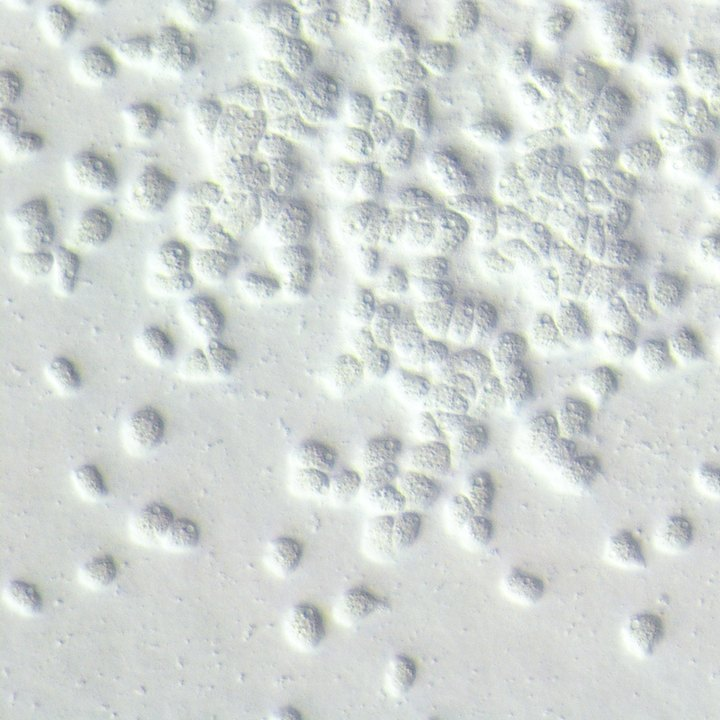
#> input picture atlas/photos/acanth.jpg, 720 x 720 px
$ python -i process_photos.py   (imports and definitions only)
#> lines starting #> are read from the running program, lines starting #| are printed output that depends on the picture; after the words box and inside, x2 and y2 are one past the last pixel; in counts of white or black regions, pixels touching at a corner belong together
#> further down, picture is the input picture: PIL image 720x720 RGB; mean R, G, B 209.2, 214.7, 212.1
# Obróbka zdjęć atlasu: atlas/raw/<plik> → atlas/photos/<klucz>.png|.jpg
#  • "cut"   – wycięcie z jednolitego tła: kolor tła z brzegów, zalewanie od krawędzi (dziury w obiekcie zostają),
#              wygładzona krawędź, przycięcie do obiektu, przezroczysty PNG;
#  • "frame" – zdjęcie bez wycinania (tkanki, preparaty z wypełnionym kadrem, EM), przycięte i zmniejszone.
# Gdy wycięcie wygląda na nieudane (obiekt < 4% albo > 92% kadru), skrypt sam przechodzi na "frame".
import json, os, sys
from collections import deque
import numpy as np
from PIL import Image, ImageFilter

HERE = os.path.dirname(os.path.abspath(__file__))
RAW, OUT = os.path.join(HERE, "raw"), os.path.join(HERE, "photos")
MAXPX = 720

def cutout(img, thr=38):
#> called with thr = 38
    a = np.asarray(img.convert("RGB")).astype(np.int16)
    h, w, _ = a.shape
#> h = 720; w = 720
    edge = np.concatenate([a[0], a[-1], a[:, 0], a[:, -1]])
#> edge = 2880 rows, first 8: [241, 247, 245], [240, 246, 244], [240, 246, 244], [239, 245, 243], [240, 246, 242], [242, 248, 244], [246, 253, 246], [249, 255, 249]
    bg = np.median(edge, axis=0)
#> bg = [210.5, 216, 213]
    dist = np.sqrt(((a - bg) ** 2).sum(axis=2))
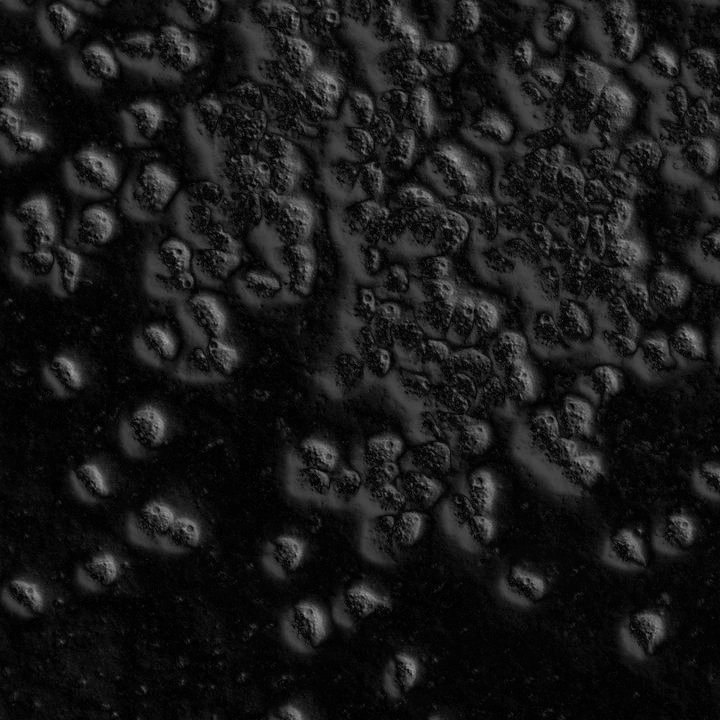
#> dist: shape (720, 720) float64; min 1.12, max 168.4, mean 25.1
    near = dist < thr
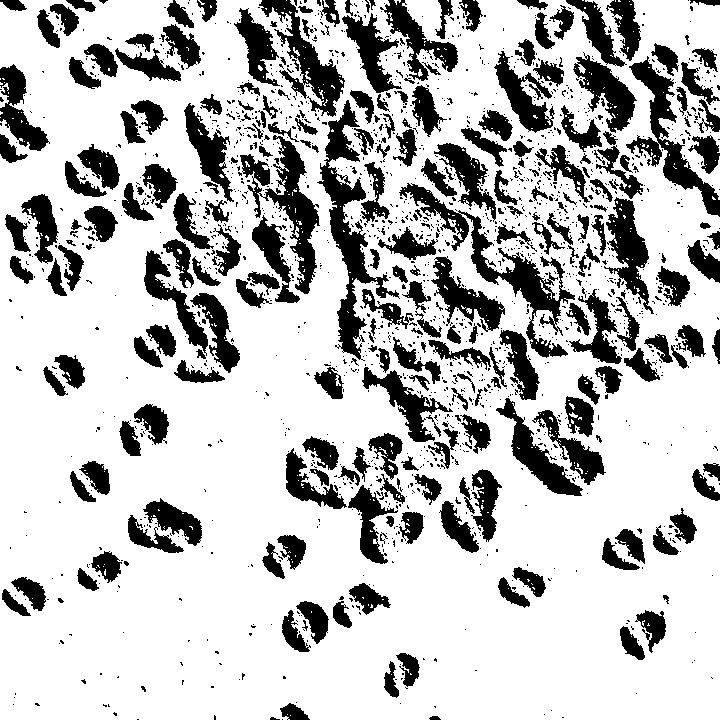
#> near: shape (720, 720) bool; 75% white; 1753 black regions (1489 under 20 px), largest, box (x1, y1, x2, y2) and area: (317, 100, 400, 361) 5061, (399, 183, 575, 358) 4753, (240, 135, 320, 294) 3760
    # zalewanie od brzegów: tłem jest tylko obszar podobny do tła i połączony z krawędzią
    seen = np.zeros((h, w), bool); q = deque()
    for x in range(w):
        for y in (0, h - 1):
            if near[y, x] and not seen[y, x]: seen[y, x] = True; q.append((y, x))
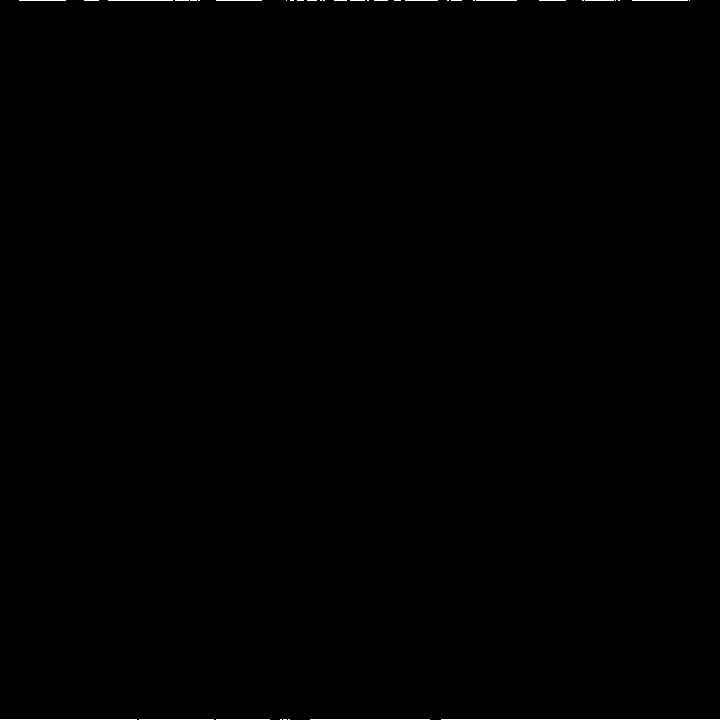
#> seen: shape (720, 720) bool; 0.22% white in thin lines or dots
    for y in range(h):
        for x in (0, w - 1):
            if near[y, x] and not seen[y, x]: seen[y, x] = True; q.append((y, x))
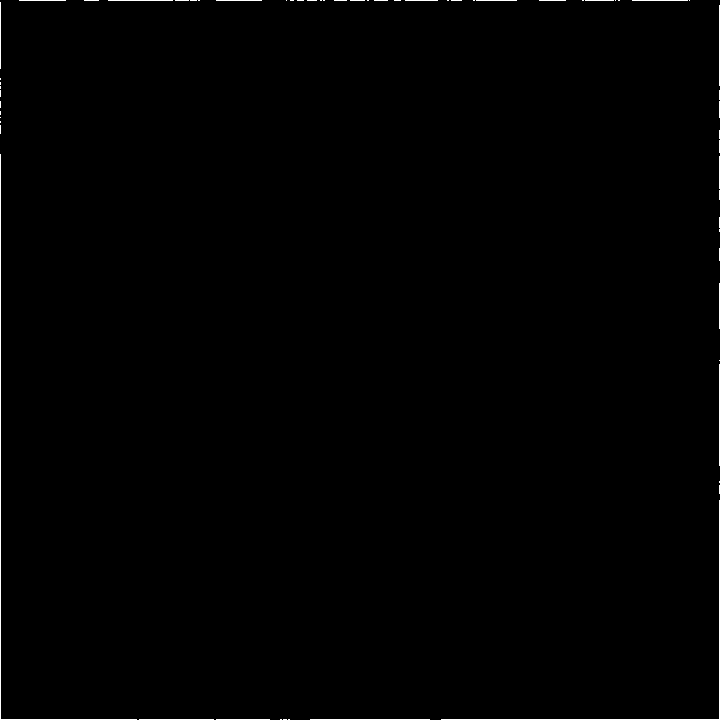
#> seen: shape (720, 720) bool; 0.46% white in thin lines or dots
    while q:
        y, x = q.popleft()
        for ny, nx in ((y + 1, x), (y - 1, x), (y, x + 1), (y, x - 1)):
            if 0 <= ny < h and 0 <= nx < w and near[ny, nx] and not seen[ny, nx]: seen[ny, nx] = True; q.append((ny, nx))
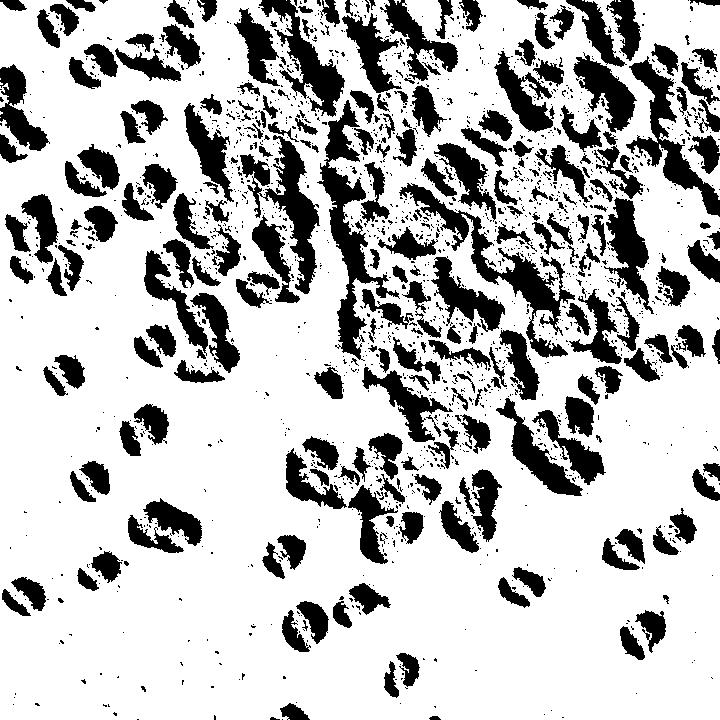
#> seen: shape (720, 720) bool; 74.5% white; 1752 black regions (1487 under 20 px), largest, box (x1, y1, x2, y2) and area: (317, 100, 400, 361) 5151, (399, 183, 575, 358) 4916, (240, 135, 320, 294) 3911
    fg = ~seen
    frac = fg.mean()
#> frac = 0.255
    if frac < 0.04 or frac > 0.92: return None, frac
    alpha = Image.fromarray((fg * 255).astype(np.uint8)).filter(ImageFilter.MaxFilter(3)).filter(ImageFilter.GaussianBlur(1.6))
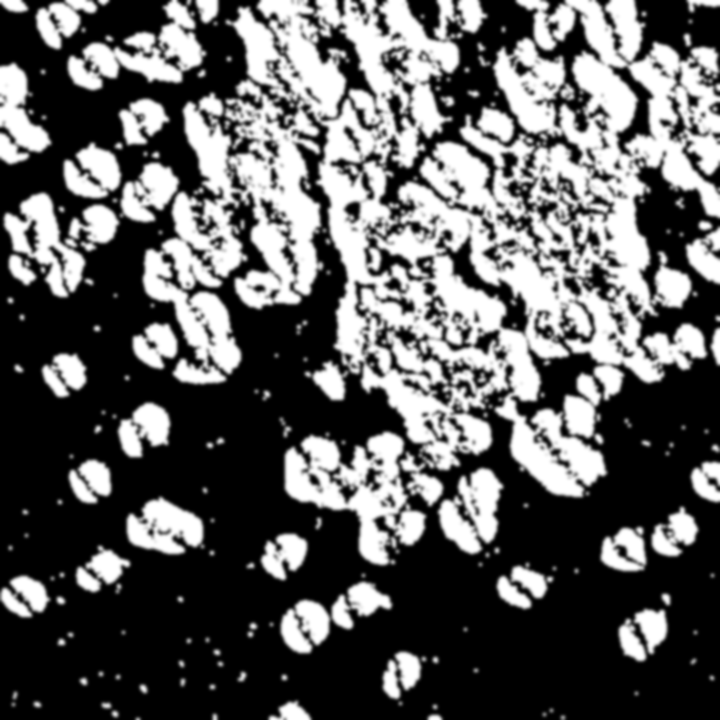
#> alpha: PIL image 720x720 L; min 0, max 255, mean 94.2
    rgba = img.convert("RGBA"); rgba.putalpha(alpha)
#> after `rgba.putalpha(alpha)`:
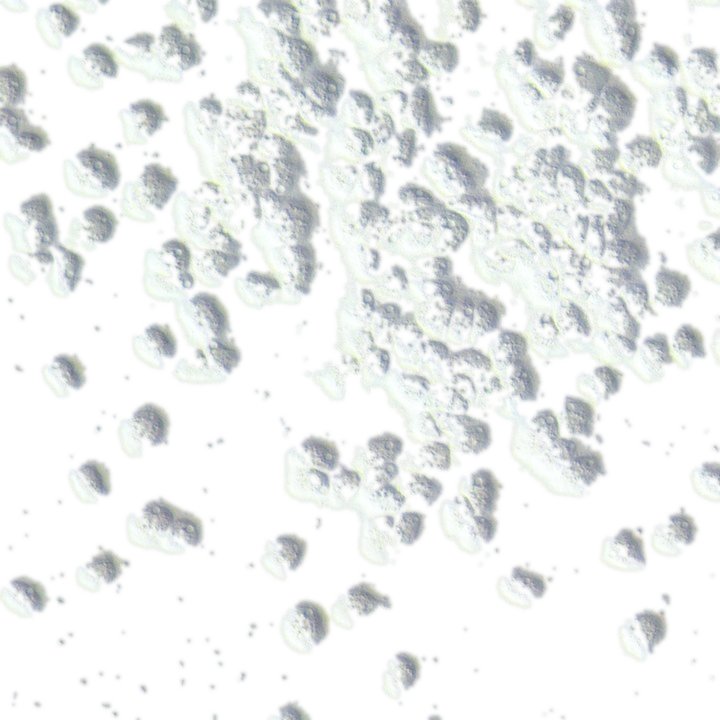
#> rgba: PIL image 720x720 RGBA; mean R, G, B, A 209.2, 214.7, 212.1, 94.2; transparent parts drawn white
    ys, xs = np.nonzero(fg)
    m = int(0.04 * max(w, h))
#> m = 28
    box = (max(0, xs.min() - m), max(0, ys.min() - m), min(w, xs.max() + m), min(h, ys.max() + m))
#> box = (0, 0, 720, 720)
    return rgba.crop(box), frac

def fit(img):
    s = MAXPX / max(img.size)
    return img.resize((max(1, int(img.width * s)), max(1, int(img.height * s))), Image.LANCZOS) if s < 1 else img

def main():
    plan = json.load(open(os.path.join(HERE, "photo_plan.json"), encoding="utf-8"))
    photos = json.load(open(os.path.join(HERE, "photos.json"), encoding="utf-8")) if os.path.exists(os.path.join(HERE, "photos.json")) else {}
    os.makedirs(OUT, exist_ok=True)
    only = set(sys.argv[1:])
    for key, p in plan.items():
        if only and key not in only: continue
        src = os.path.join(RAW, p["raw"])
        if not os.path.exists(src): print(f"{key}: brak pliku {p['raw']}"); continue
        img = Image.open(src); img.load()
        if img.mode not in ("RGB", "RGBA"): img = img.convert("RGB")
        if "crop" in p: img = img.crop(tuple(p["crop"]))  # [x0, y0, x1, y1] – np. bez podpisu/podziałki
        mode, info = p.get("mode", "frame"), ""
        if mode == "cut":
            c, frac = cutout(img, p.get("thr", 38))
            if c is None: mode, info = "frame", f"(wycięcie nieudane, obiekt {frac:.0%} kadru)"
            else: img, info = c, f"(obiekt {frac:.0%} kadru)"
        img = fit(img)
        name = key + (".png" if mode == "cut" else ".jpg")
        path = os.path.join(OUT, name)
        if mode == "cut": img.save(path, optimize=True)
        else: img.convert("RGB").save(path, quality=86, optimize=True)
        photos[key] = {"photo": name, "credit": p["credit"], "url": p["page"]}
        print(f"{key}: {mode} {info} → {name} {img.size[0]}×{img.size[1]}, {os.path.getsize(path) // 1024} KB")
    json.dump(photos, open(os.path.join(HERE, "photos.json"), "w", encoding="utf-8"), ensure_ascii=False, indent=1)

# [1 line not run here, left out]

>>> from PIL import Image
>>> picture = Image.open('photos/acanth.jpg')
>>> result = cutout(picture)
